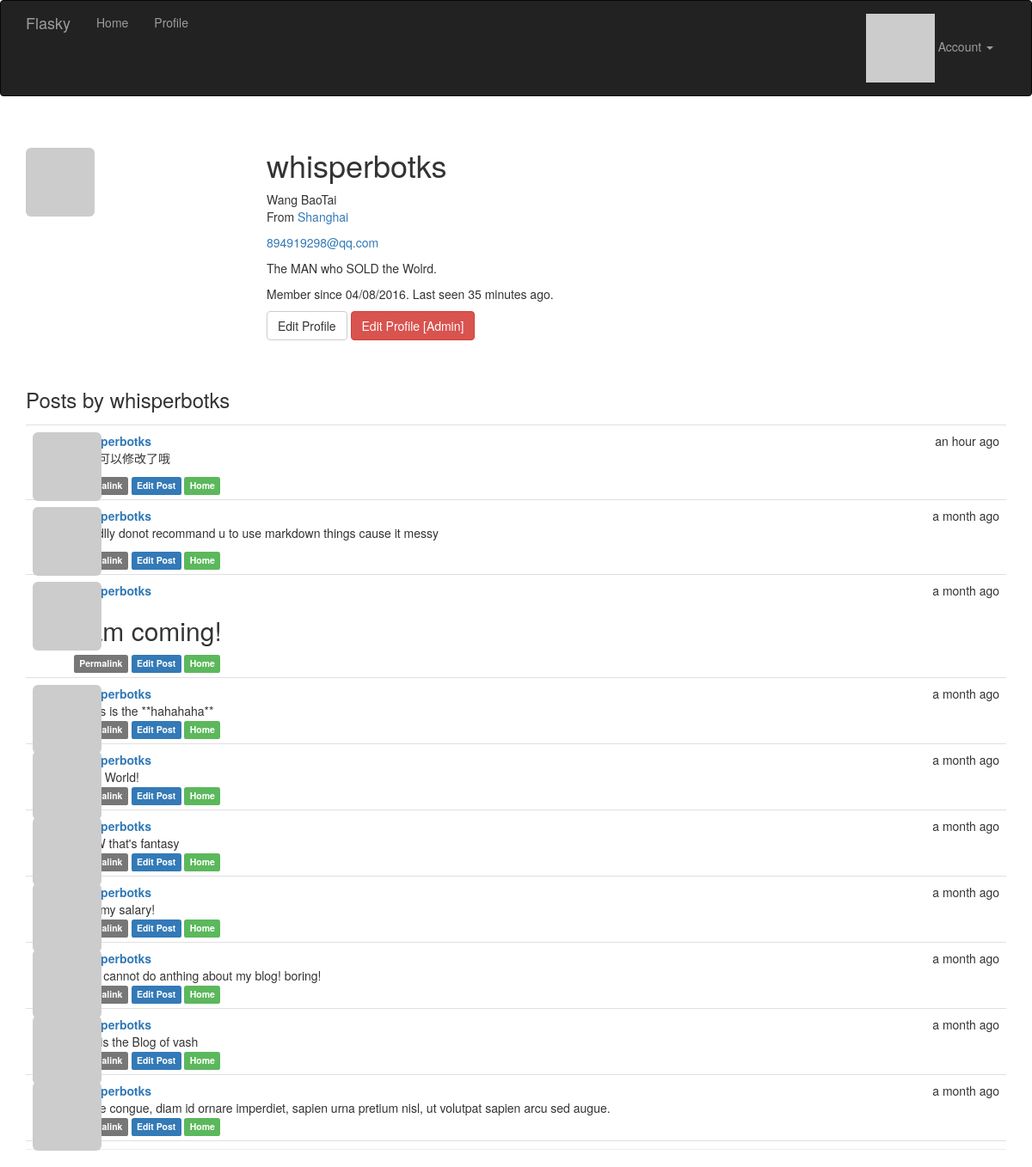
The page /user/whisperbotks (signed in) on the database its author committed.
### app/models.py (models this page shows, shortened)
class User(UserMixin, db.Model):
	__tablename__ = 'users'
	id = db.Column(db.Integer, primary_key=True)
	email = db.Column(db.String(64), unique=True, index=True)
	username = db.Column(db.String(64), unique=True, index=True)
	role_id = db.Column(db.Integer, db.ForeignKey('roles.id'))
	password_hash = db.Column(db.String(128))
	confirmed = db.Column(db.Boolean, default=False)
	name = db.Column(db.String(64))
	location = db.Column(db.String(64))
	about_me = db.Column(db.Text())
	member_since = db.Column(db.DateTime(), default=datetime.utcnow)
	last_seen = db.Column(db.DateTime(), default=datetime.utcnow)
	avatar_hash = db.Column(db.String(32))
	posts = db.relationship('Post', backref='author', lazy='dynamic')
	@property
	def password(self):
		raise AttributeError('password is not a readable attribute')
	''' and (self.role.permissions & permissions) == permissions'''
	def ping(self):
		self.last_seen = datetime.utcnow()
		db.session.add(self)
	def gravatar(self, size=100, default='identicon', rating='g'):
		if request.is_secure:
			url = 'https://secure.gravatar.com/avatar'
		else:
			url = 'http://www.gravatar.com/avatar'
		hash = self.avatar_hash or hashlib.md5(self.email.encode('utf-8')).hexdigest()
		return '{url}/{hash}?s={size}&d={default}&r={rating}'.format(url=url, hash=hash, size=size, default=default, rating=rating)

class Post(db.Model):
	__tablename__ = 'posts'
	id = db.Column(db.Integer, primary_key=True)
	body = db.Column(db.Text)
	timestamp = db.Column(db.DateTime, index=True, default=datetime.utcnow)
	author_id = db.Column(db.Integer, db.ForeignKey('users.id'))
	body_html = db.Column(db.Text)

### app/main/views.py (the view)
@main.route('/user/<username>')
def user(username):
	user = User.query.filter_by(username=username).first_or_404()
	posts = user.posts.order_by(Post.timestamp.desc()).all()
	return render_template('user.html', user=user, posts=posts)

### app/auth/views.py (called while the page is built)
@auth.before_app_request
def before_request():
	if current_user.is_authenticated:
		current_user.ping()
		if not current_user.confirmed \
				and request.endpoint[:5] != 'auth.' \
				and request.endpoint != 'static':
			return redirect(url_for('auth.unconfirmed'))

### app/main/__init__.py (called while the page is built)
@main.app_context_processor
def inject_permissions():
	return dict(Permission=Permission)

### app/models.py (called while the page is built)
@login_manager.user_loader
def load_user(user_id):
	return User.query.get(int(user_id))

### app/templates/user.html (shortened to what this page needs)
{% extends "base.html" %}
{% block page_content %}
<div class="page-header">
	<img class="img-rounded profile-thumbnail" src="{{ user.gravatar(size=256) }}">
	<div class="profile-header">
		<h1>{{ user.username }}</h1>
		{% if user.name or user.location %}
		<p>
			{% if user.name	%}{{ user.name }}<br>{% endif %}
			{% if user.location %}
				From <a href="http://ditu.baidu.com/?q={{ user.location }}">{{ user.location }}</a>
			{% endif %}
		</p>
		{% endif %}
		{% if current_user.is_administrator %}
		<p><a href="mailto:{{ user.email }}">{{ user.email }}</a></p>
		{% endif %}
		{% if user.about_me %}<p>{{ user.about_me }}</p>{% endif %}
		<p>
			Member since {{ moment(user.member_since).format('L') }}.
			Last seen {{ moment(user.last_seen).fromNow() }}.
		</p>
		<p>
			{% if user == current_user %}
			<a class="btn btn-default" href="{{ url_for('.edit_profile') }}">Edit Profile</a>
			{% endif %}
			{% if current_user.is_administrator %}
			<a class="btn btn-danger"
					href="{{ url_for('.edit_profile_admin', id=user.id) }}">
				Edit Profile [Admin]
			</a>
			{% endif %}
		</p>
	</div>
	<h3>Posts by {{ user.username }}</h3>
	{% include '_posts.html' %}
</div>
{% endblock %}

### app/templates/_posts.html
<ul class="posts">
	{% for post in posts %}
	<li class="post">
		<div class="post-thumbnail">
			<a href="{{ url_for('.user', username=post.author.username) }}">
				<img class="img-rounded profile-thumbnail" src="{{ post.author.gravatar(size=40) }}">
			</a>
		</div>
		<div class="post-content">
			<div class="post-date">{{ moment(post.timestamp).fromNow() }}</div>
			<div class="post-author"><a href="{{ url_for('.user', username=post.author.username) }}">{{ post.author.username }}</a></div>
			<div class="post-body">
			{% if post.body_html %}
				{{ post.body_html | safe }}
			{% else %}
				{{ post.body }}
			{% endif %}
			</div>
			<div class="post-footer">
				<a href="{{ url_for('.post', id=post.id) }}">
					<span class="label label-default">Permalink</span>
				</a>
				{% if current_user == post.author %}
				<a href="{{ url_for('.edit', id=post.id) }}">
					<span class="label label-primary">Edit Post</span>
				</a>
				{% elif current_user.is_administrator %}
				<a href="{{ url_for('.edit', id=post.id) }}">
					<span class="label label-danger">Edit Post</span>
				</a>
				{% endif %}
				<a href="{{ url_for('.index') }}">
					<span class="label label-success">Home</span>
				</a>
			</div>
		</div>
	</li>
	{% endfor %}
</ul>

### app/static/styles.css (style rules this page uses)
.profile-thumbnail { position: absolute; }
.profile-header { min-height: 260px; margin-left: 280px; }
ul.posts { list-style-type: none; padding: 0px; margin: 16px 0px 0px 0px; border-top: 1px solid #e0e0e0; }
ul.posts li.post { padding: 8px; border-bottom: 1px solid #e0e0e0; }
div.post-date { float: right; }
div.post-author { font-weight: bold; }
div.post-thumbnail { position: absolute; }
div.post-content { margin-left: 48px; min-height: 48px; }

### rows shown on the page
User: username "whisperbotks", name "Wang BaoTai", location "Shanghai", email "894919298@qq.com", about_me "The MAN who SOLD the Wolrd.", member_since "04/08/2016", last_seen "35 minutes ago"
Post: timestamp "an hour ago", author.username "whisperbotks", body_html "诶？可以修改了哦"
Post: timestamp "a month ago", author.username "whisperbotks", body_html "i readlly donot recommand u to use markdown things cause it messy"
Post: timestamp "a month ago", author.username "whisperbotks", body_html "I am coming!"
Post: timestamp "a month ago", author.username "whisperbotks", body "##this is the **hahahaha**"
Post: timestamp "a month ago", author.username "whisperbotks", body "Hello World!"
Post: timestamp "a month ago", author.username "whisperbotks", body "WOW that's fantasy"
Post: timestamp "a month ago", author.username "whisperbotks", body "i got my salary!"
Post: timestamp "a month ago", author.username "whisperbotks", body "and i cannot do anthing about my blog! boring!"
Post: timestamp "a month ago", author.username "whisperbotks", body "This is the Blog of vash"
Post: timestamp "a month ago", author.username "whisperbotks", body "Fusce congue, diam id ornare imperdiet, sapien urna pretium nisl, ut volutpat sapien arcu sed augue."
